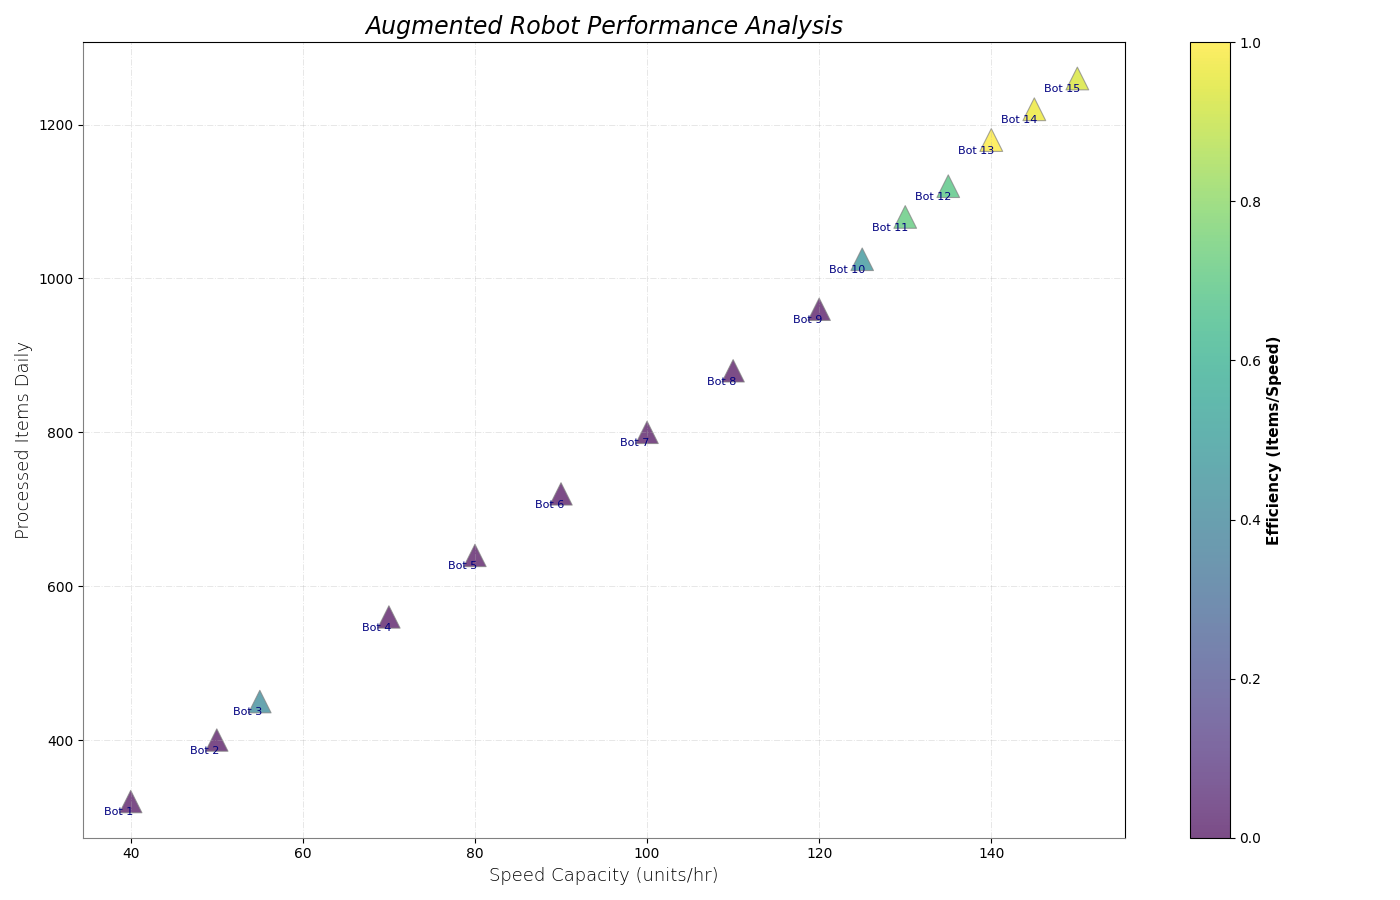

Here is the Python script that generated this plot:
import matplotlib.pyplot as plt
import numpy as np

robot_ids = np.arange(1, 16)
operational_speeds = np.array([40, 50, 55, 70, 80, 90, 100, 110, 120, 125, 130, 135, 140, 145, 150])
items_processed = np.array([320, 400, 450, 560, 640, 720, 800, 880, 960, 1025, 1080, 1120, 1180, 1220, 1260])

performance_metric = items_processed / operational_speeds
colors = plt.cm.viridis((performance_metric - performance_metric.min()) / (performance_metric.max() - performance_metric.min()))

plt.figure(figsize=(14, 9))
sc = plt.scatter(operational_speeds, items_processed, 
                 c=colors, s=100 + performance_metric * 20, 
                 alpha=0.7, edgecolors='gray', linewidth=0.8, cmap='viridis', marker='^')

plt.title("Augmented Robot Performance Analysis", fontsize=17, fontstyle='italic')
plt.xlabel("Speed Capacity (units/hr)", fontsize=13, fontweight='light')
plt.ylabel("Processed Items Daily", fontsize=13, fontweight='light')

cbar = plt.colorbar(sc)
cbar.set_label('Efficiency (Items/Speed)', fontsize=11, weight='bold')

for i, txt in enumerate(robot_ids):
    plt.annotate(f"Bot {txt}", (operational_speeds[i], items_processed[i]), 
                 textcoords="offset points", xytext=(2, -10), ha='right', fontsize=8, color='navy')

plt.grid(True, linestyle='-.', linewidth=0.7, alpha=0.3)

plt.gca().spines['top'].set_visible(True)
plt.gca().spines['right'].set_visible(True)
plt.gca().spines['left'].set_color('gray')
plt.gca().spines['bottom'].set_color('gray')

plt.tight_layout()
plt.show()
